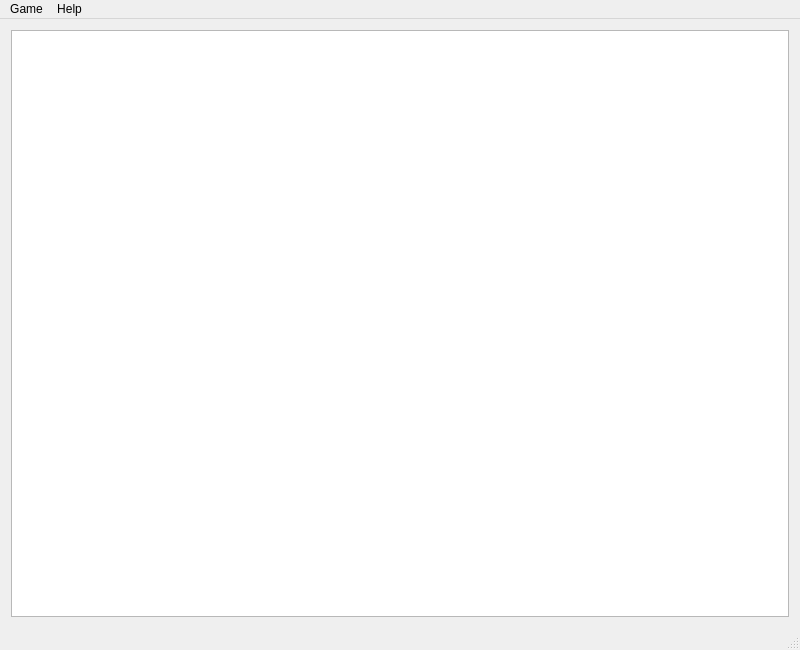
<?xml version="1.0" encoding="UTF-8"?>
<ui version="4.0">
 <class>MainWindow</class>
 <widget class="QMainWindow" name="MainWindow">
  <property name="geometry">
   <rect>
    <x>0</x>
    <y>0</y>
    <width>800</width>
    <height>650</height>
   </rect>
  </property>
  <property name="windowTitle">
   <string>Super Mario Game</string>
  </property>
  <widget class="QWidget" name="centralWidget">
   <layout class="QVBoxLayout" name="verticalLayout">
    <item>
     <widget class="QGraphicsView" name="graphicsView"/>
    </item>
   </layout>
  </widget>
  <widget class="QMenuBar" name="menuBar">
   <property name="geometry">
    <rect>
     <x>0</x>
     <y>0</y>
     <width>800</width>
     <height>22</height>
    </rect>
   </property>
   <widget class="QMenu" name="menuGame">
    <property name="title">
     <string>Game</string>
    </property>
    <addaction name="actionNew_Game"/>
    <addaction name="actionPause"/>
    <addaction name="separator"/>
    <addaction name="actionSettings"/>
    <addaction name="separator"/>
    <addaction name="actionExit"/>
   </widget>
   <widget class="QMenu" name="menuHelp">
    <property name="title">
     <string>Help</string>
    </property>
    <addaction name="actionAbout"/>
   </widget>
   <addaction name="menuGame"/>
   <addaction name="menuHelp"/>
  </widget>
  <widget class="QStatusBar" name="statusBar"/>
  <action name="actionNew_Game">
   <property name="text">
    <string>New Game</string>
   </property>
   <property name="shortcut">
    <string>Ctrl+N</string>
   </property>
  </action>
  <action name="actionPause">
   <property name="text">
    <string>Pause</string>
   </property>
   <property name="shortcut">
    <string>P</string>
   </property>
  </action>
  <action name="actionExit">
   <property name="text">
    <string>Exit</string>
   </property>
   <property name="shortcut">
    <string>Ctrl+Q</string>
   </property>
  </action>
  <action name="actionSettings">
   <property name="text">
    <string>Settings</string>
   </property>
  </action>
  <action name="actionAbout">
   <property name="text">
    <string>About</string>
   </property>
  </action>
 </widget>
 <layoutdefault spacing="6" margin="11"/>
 <resources/>
 <connections/>
</ui>
